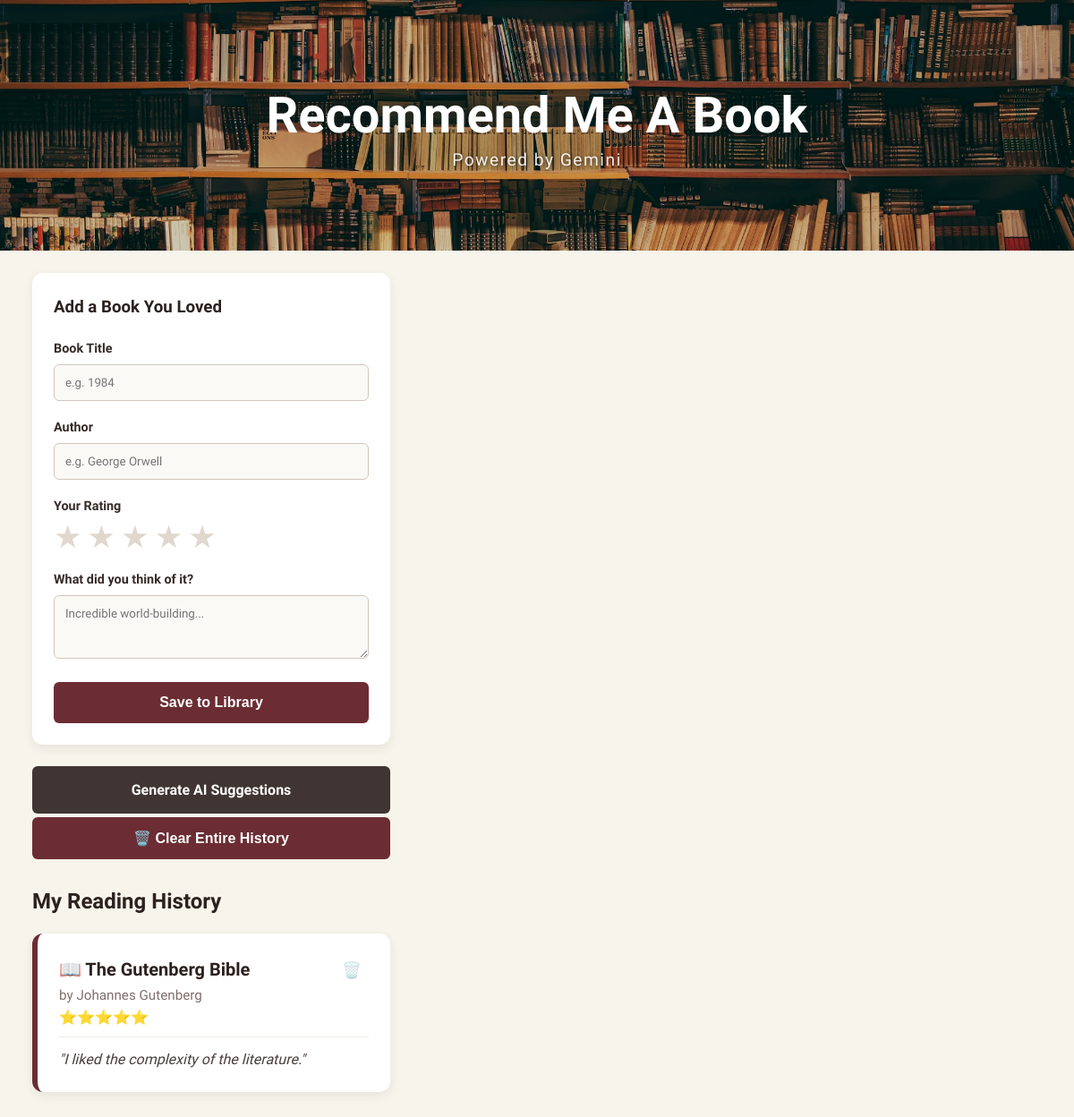
Before: / with the older database file.
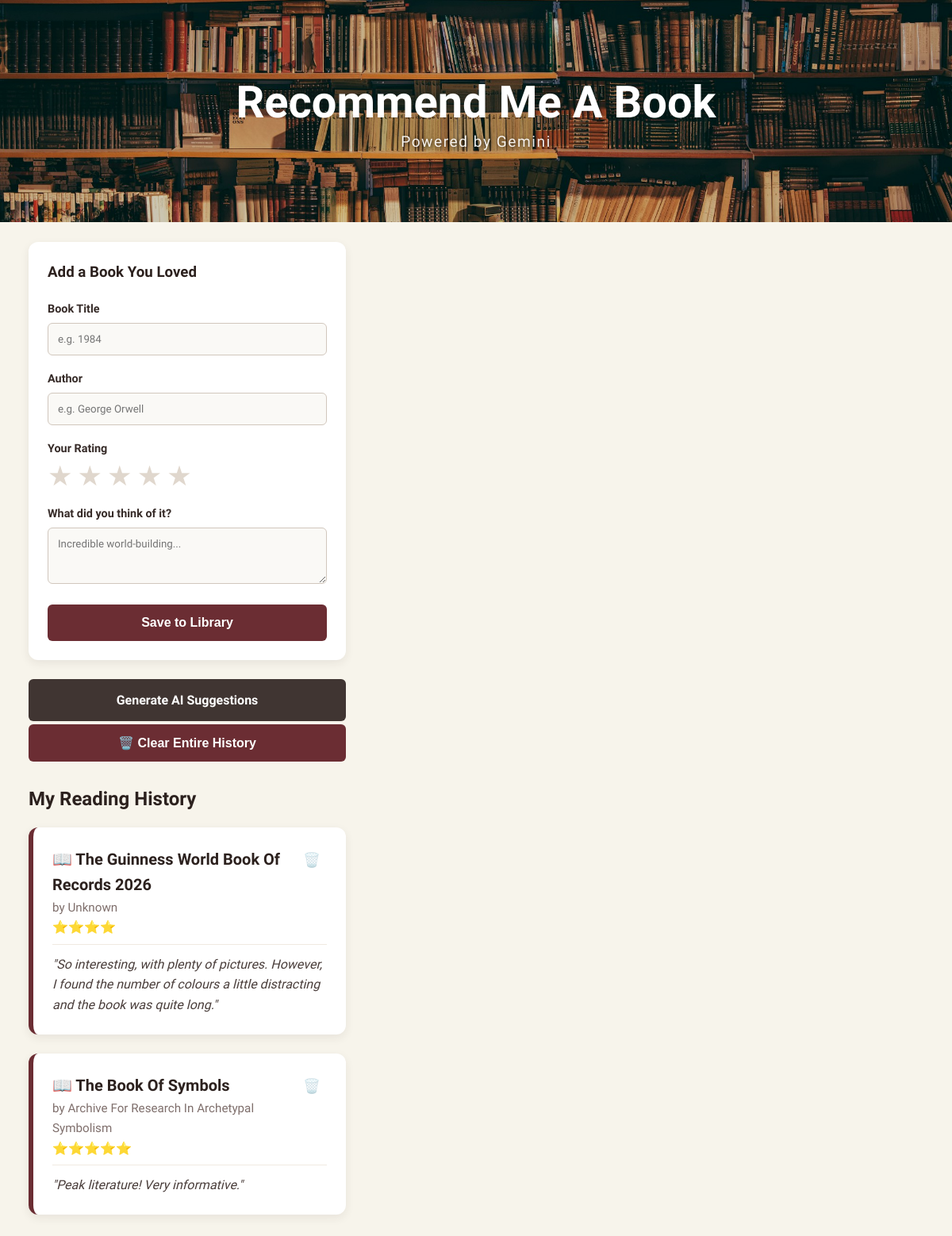
After: the same page with the newer database file.
### tables this page shows
CREATE TABLE books (
            id INTEGER PRIMARY KEY AUTOINCREMENT,
            title TEXT NOT NULL,
            author TEXT NOT NULL,
            notes TEXT NOT NULL,
            rating INTEGER NOT NULL DEFAULT 5
        );

### app.py (the view)
@app.route("/")
def home():
    conn = get_db_connection()
    all_books = conn.execute("SELECT * FROM books").fetchall()
    conn.close()
    return render_template("index.html", books=all_books, recommendations=None)

### app.py (called while the page is built)
def get_db_connection():
    conn = sqlite3.connect("books.db")
    conn.row_factory = sqlite3.Row
    return conn

### templates/index.html (shortened to what this page needs)
<!DOCTYPE html>
<html lang="en">
<head>
    <link rel="stylesheet" href="{{ url_for('static', filename='style.css') }}">
</head>
<body>
    <section class="hero-image">
        <h1 class="hero-text">Recommend Me A Book</h1>
        <h3 class="hero-subtext">Powered by Gemini</h3>
    </section>
    <div class="page-container">
        <aside class="sidebar">
            <div class="card form-container">
                <h3>Add a Book You Loved</h3>
                <form action="/add" method="POST">
                    <div class="form-group">
                        <label for="title">Book Title</label>
                        <input type="text" id="title" name="title" required placeholder="e.g. 1984">
                    </div>
                    <div class="form-group">
                        <label for="author">Author</label>
                        <input type="text" id="author" name="author" required placeholder="e.g. George Orwell">
                    </div>
                    <div class="form-group">
                        <label>Your Rating</label>
                        <div id="interactive-stars" class="star-rating">
                            <span class="interactive-star" data-value="1">★</span>
                            <span class="interactive-star" data-value="2">★</span>
                            <span class="interactive-star" data-value="3">★</span>
                            <span class="interactive-star" data-value="4">★</span>
                            <span class="interactive-star" data-value="5">★</span>
                        </div>
                    </div>
                    <div class="form-group">
                        <label for="notes">What did you think of it?</label>
                        <textarea id="notes" name="notes" rows="3" required placeholder="Incredible world-building..."></textarea>
                    </div>
                    <button type="submit" class="btn btn-primary">Save to Library</button>
                </form>
            </div>
            <a href="/recommend" id="generate-rec-btn" class="btn btn-secondary">Generate AI Suggestions</a>
            {% if books %}
            <form action="/clear" method="POST" class="confirm-required" data-message="Are you sure you want to completely clear your history? This will delete all your entries permanently.">
                <button type="submit" class="btn btn-danger">🗑️ Clear Entire History</button>
            </form>
            {% endif %}
            <div class="history-section">
                <h2>My Reading History</h2>
                <div id="book-list">
                    {% for book in books %}
                        <div class="card book-card">
                            <div class="book-header">
                                <div>
                                    <h3>📖 {{ book['title'] }}</h3>
                                    <span class="book-author">by {{ book['author'] }}</span>
                                    <div class="star-display">
                                        {% for _ in range(book['rating']) %}⭐{% endfor %}
                                    </div>
                                </div>
                                <form action="/delete/{{ book['id'] }}" method="POST" class="confirm-required" data-message="Are you sure you want to delete '{{ book['title'] }}'?">
                                    <button type="submit" class="delete-icon-btn" title="Delete book">🗑️</button>
                                </form>
                            </div>
                            <p class="book-notes"><em>"{{ book['notes'] }}"</em></p>
                        </div>
                    {% else %}
                        <p class="empty-state">Your reading list is empty. Add your first book in the sidebar!</p>
                    {% endfor %}
                </div>
            </div>
        </aside>
        <main class="main-content">
        </main>
    </div>
</body>
</html>

### static/style.css (style rules this page uses)
body { font-family: 'Google Sans'; background-color: #F7F4EB; color: rgb(54, 43, 40); margin: 0; padding: 0; line-height: 1.6; }
h1, h2, h3 { color: rgb(44, 33, 30); margin-top: 0; }
.hero-image { background-image: url("images/libraryheader.jpg"); height: 280px; background-position: center; background-repeat: no-repeat; background-size: cover; display: flex; flex-direction: column; justify-content: center; align-items: center; box-shadow: inset 0 0 0 2000px rgba(0, 0, 0, 0.2); }
.hero-text { color: white; font-size: 3.5rem; font-weight: 700; text-align: center; margin: 0; }
.hero-subtext { color: #ffffff; font-size: 1.2rem; font-weight: 500; letter-spacing: 1.5px; margin-top: -10px; margin-bottom: 0; text-shadow: 1px 1px 5px rgba(0, 0, 0, 0.8); opacity: 0.9; }
.page-container { max-width: 1350px; width: 94%; margin: 0 auto; padding: 25px 0; display: grid; grid-template-columns: 400px 1fr; gap: 30px; }
.card { background: white; padding: 24px; border-radius: 12px; box-shadow: 0 4px 12px rgba(54, 43, 40, 0.08); margin-bottom: 24px; box-sizing: border-box; }
.form-group { margin-bottom: 18px; }
label { display: block; font-weight: 600; margin-bottom: 6px; font-size: 0.9rem; }
input[type="text"], textarea { width: 100%; padding: 12px; border: 1px solid #d1c7bd; border-radius: 6px; box-sizing: border-box; font-family: inherit; background-color: #faf9f6; transition: border-color 0.2s, box-shadow 0.2s; }
.btn { width: 100%; padding: 14px 20px; font-size: 16px; font-weight: 600; border-radius: 6px; cursor: pointer; border: none; display: block; text-align: center; text-decoration: none; box-sizing: border-box; transition: background-color 0.2s, transform 0.1s; }
.btn-primary { background-color: #6B2D33; color: white; }
.btn-secondary { background-color: rgb(64, 53, 50); color: white; margin-top: 15px; }
.book-card { border-left: 6px solid #6B2D33; }
.book-header { display: flex; justify-content: space-between; align-items: baseline; border-bottom: 1px solid #f0eae1; padding-bottom: 8px; margin-bottom: 12px; }
.book-header h3 { margin: 0; font-size: 1.25rem; }
.book-author { color: #7f6f6c; font-size: 0.95rem; font-weight: 500; }
.book-notes { margin: 0; color: #4a3e3b; }
.history-section h2, .sidebar-column h2 { margin-top: 28px; margin-bottom: 16px; }
.btn-danger { margin-bottom: 25px; }
.btn-danger { background-color: #6B2D33; color: #ffffff; margin-top: 4px; }
.delete-icon-btn { background: none; border: none; cursor: pointer; font-size: 1.1rem; padding: 4px 8px; border-radius: 4px; opacity: 0.4; transition: opacity 0.2s, background-color 0.2s; }
.star-rating { display: flex; gap: 6px; margin-top: 4px; }
.interactive-star { font-size: 2.2rem; color: #e0d7cd; cursor: pointer; transition: color 0.1s ease-in-out, transform 0.1s ease; user-select: none; line-height: 1; }

Changed rows visible on the page:
removed books: title "The Gutenberg Bible", author "Johannes Gutenberg", rating 5 (drawn), notes "I liked the complexity of the literature."
added books: title "The Guinness World Book Of Records 2026", author "Unknown", rating 4 (drawn), notes "So interesting, with plenty of pictures. However, I found the number of colours a little distracting and the book was quite long."
added books: title "The Book Of Symbols", author "Archive For Research In Archetypal Symbolism", rating 5 (drawn), notes "Peak literature! Very informative."
